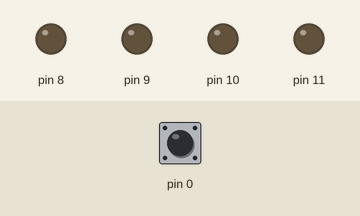
This sketch was run on a simulated Arduino Uno, built with avr-gcc and run on an emulated ATmega328P. Parts: output pins drawn as LEDs (lit = HIGH). The inputs (shaded band) are chosen by the test bench; at power-on: pin 0 HIGH.

Above: at 0.8 s.
0.9 s: pin 0 pulled LOW for 0.15 s
At 1.5 s:
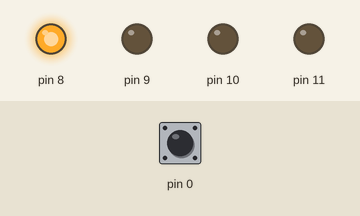
2.5 s: pin 0 pulled LOW for 1 s
At 3.9 s:
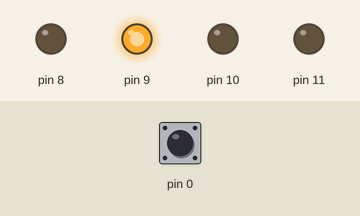
5.0 s: pin 0 pulled LOW for 0.15 s
At 5.8 s:
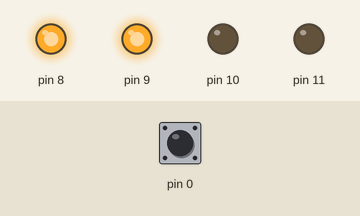
6.6 s: pin 0 pulled LOW for 3.2 s
At 7.0 s:
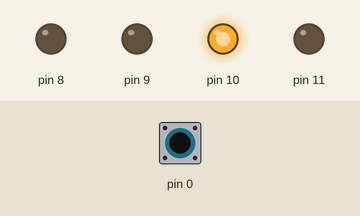
11.3 s: pin 0 pulled LOW for 0.15 s
At 11.8 s:
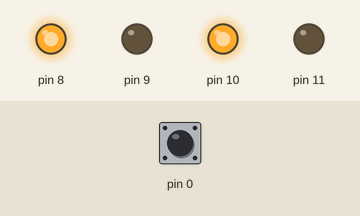
12.9 s: pin 0 pulled LOW for 1 s
At 14.2 s:
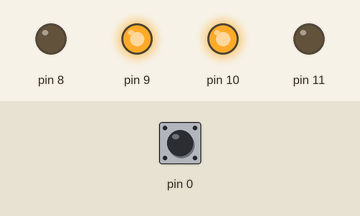
Timing chart, 0 to 15.9 s (numbered marks = the images above; inputs shaded):
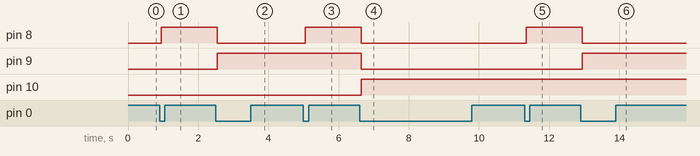

The sketch:

kishore-7.9.ino
```cpp
#define F_CPU 8000000UL
#include <avr/io.h>
#include <util/delay.h>

int main(void)
{
    unsigned char count = 0;

    DDRB = 0x0F;
    DDRD &= ~(1 << PD0);

    PORTD |= (1 << PD0);

    while(1)
    {
        if(!(PIND & (1 << PD0)))
        {
            _delay_ms(50);

            if(!(PIND & (1 << PD0)))
            {
                count++;

                if(count > 15)
                    count = 0;

                PORTB = (PORTB & 0xF0) | count;

                while(!(PIND & (1 << PD0)));
                _delay_ms(50);
            }
        }
    }

    return 0;
}
```

Measured:
- after the input at 0.9 s, pin 8: LOW → HIGH after 0.05 s
- after the input at 2.5 s, pin 8: HIGH → LOW after 0.05 s; pin 9: LOW → HIGH after 0.05 s
- after the input at 5.0 s, pin 8: LOW → HIGH after 0.05 s
- after the input at 6.6 s, pin 8, pin 9: HIGH → LOW after 0.05 s; pin 10: LOW → HIGH after 0.05 s
- after the input at 11.3 s, pin 8: LOW → HIGH after 0.05 s
- after the input at 12.9 s, pin 8: HIGH → LOW after 0.05 s; pin 9: LOW → HIGH after 0.05 s
